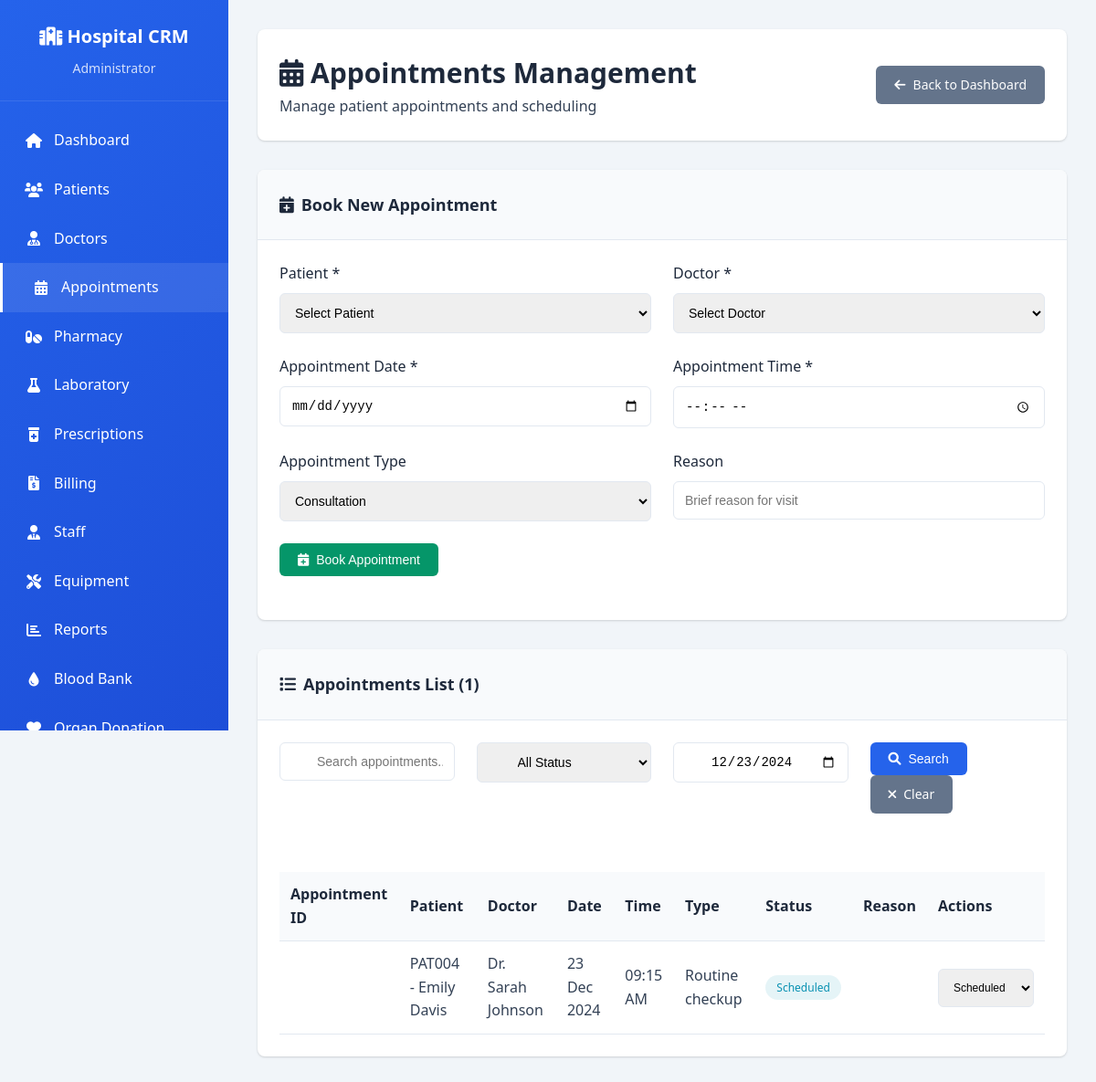
/appointments.php?date=2024-12-23 (signed in), run on the app's committed database.
### tables this page shows
CREATE TABLE `appointments` (
  `id` int(11) NOT NULL AUTO_INCREMENT,
  `patient_id` int(11) NOT NULL,
  `doctor_id` int(11) NOT NULL,
  `appointment_date` date NOT NULL,
  `appointment_time` time NOT NULL,
  `appointment_type` enum('consultation','follow_up','emergency','routine_checkup') DEFAULT 'consultation',
  `status` enum('scheduled','completed','cancelled','no_show') DEFAULT 'scheduled',
  `notes` text DEFAULT NULL,
  `created_by` int(11) DEFAULT NULL,
  `created_at` timestamp NOT NULL DEFAULT current_timestamp(),
  `updated_at` timestamp NOT NULL DEFAULT current_timestamp() ON UPDATE current_timestamp(),
  PRIMARY KEY (`id`),
  KEY `patient_id` (`patient_id`),
  KEY `doctor_id` (`doctor_id`),
  KEY `appointment_date` (`appointment_date`),
  KEY `status` (`status`),
  KEY `created_by` (`created_by`),
  CONSTRAINT `appointments_ibfk_1` FOREIGN KEY (`patient_id`) REFERENCES `patients` (`id`),
  CONSTRAINT `appointments_ibfk_2` FOREIGN KEY (`doctor_id`) REFERENCES `doctors` (`id`),
  CONSTRAINT `appointments_ibfk_3` FOREIGN KEY (`created_by`) REFERENCES `users` (`id`) ON DELETE SET NULL
);

CREATE TABLE `patients` (
  `id` int(11) NOT NULL AUTO_INCREMENT,
  `patient_id` varchar(20) NOT NULL,
  `first_name` varchar(50) NOT NULL,
  `last_name` varchar(50) NOT NULL,
  `email` varchar(100) DEFAULT NULL,
  `phone` varchar(20) NOT NULL,
  `date_of_birth` date DEFAULT NULL,
  `gender` enum('male','female','other') NOT NULL,
  `blood_group` varchar(5) DEFAULT NULL,
  `address` text DEFAULT NULL,
  `emergency_contact_name` varchar(100) DEFAULT NULL,
  `emergency_contact_phone` varchar(20) DEFAULT NULL,
  `medical_history` text DEFAULT NULL,
  `allergies` text DEFAULT NULL,
  `is_active` tinyint(1) DEFAULT 1,
  `created_at` timestamp NOT NULL DEFAULT current_timestamp(),
  `updated_at` timestamp NOT NULL DEFAULT current_timestamp() ON UPDATE current_timestamp(),
  PRIMARY KEY (`id`),
  UNIQUE KEY `patient_id` (`patient_id`),
  KEY `email` (`email`),
  KEY `phone` (`phone`)
);

CREATE TABLE `doctors` (
  `id` int(11) NOT NULL AUTO_INCREMENT,
  `user_id` int(11) DEFAULT NULL,
  `doctor_name` varchar(100) NOT NULL,
  `specialization` varchar(100) NOT NULL,
  `qualification` varchar(200) NOT NULL,
  `experience_years` int(11) DEFAULT 0,
  `consultation_fee` decimal(10,2) DEFAULT 0.00,
  `phone` varchar(20) DEFAULT NULL,
  `email` varchar(100) DEFAULT NULL,
  `schedule` text DEFAULT NULL,
  `is_active` tinyint(1) DEFAULT 1,
  `created_at` timestamp NOT NULL DEFAULT current_timestamp(),
  `updated_at` timestamp NOT NULL DEFAULT current_timestamp() ON UPDATE current_timestamp(),
  PRIMARY KEY (`id`),
  KEY `user_id` (`user_id`),
  KEY `specialization` (`specialization`),
  CONSTRAINT `doctors_ibfk_1` FOREIGN KEY (`user_id`) REFERENCES `users` (`id`) ON DELETE SET NULL
);

### config/database.php (called while the page is built, shortened)
<?php
class Database {
    private $connection;
    public function __construct() {
        try {
            $dsn = "mysql:host=" . DB_HOST . ";dbname=" . DB_NAME . ";charset=" . DB_CHARSET;
            $this->connection = new PDO($dsn, DB_USERNAME, DB_PASSWORD);
            $this->connection->setAttribute(PDO::ATTR_ERRMODE, PDO::ERRMODE_EXCEPTION);
            $this->connection->setAttribute(PDO::ATTR_DEFAULT_FETCH_MODE, PDO::FETCH_ASSOC);
        } catch(PDOException $e) {
            die("Database connection failed: " . $e->getMessage());
        }
    }
    public function query($sql, $params = []) {
        try {
            $stmt = $this->connection->prepare($sql);
            $stmt->execute($params);
            return $stmt;
        } catch(PDOException $e) {
            throw new Exception("Query failed: " . $e->getMessage());
        }
    }
}
?>

### appointments.php (the view, shortened to what this page needs)
<?php
require_once 'config/database.php';
$user_role = $_SESSION['role'];
$db = new Database();
$search = $_GET['search'] ?? '';
$date_filter = $_GET['date'] ?? '';
$page = max(1, intval($_GET['page'] ?? 1));
$limit = 10;
$offset = ($page - 1) * $limit;
$appointments_query = "
    SELECT a.*,
           p.first_name as patient_first_name, p.last_name as patient_last_name, p.patient_id,
           d.doctor_name
    FROM appointments a
    LEFT JOIN patients p ON a.patient_id = p.id
    LEFT JOIN doctors d ON a.doctor_id = d.id
    WHERE 1=1";
$count_query = "
    SELECT COUNT(*) as count
    FROM appointments a
    LEFT JOIN patients p ON a.patient_id = p.id
    LEFT JOIN doctors d ON a.doctor_id = d.id
    WHERE 1=1";
$params = [];
if (!empty($date_filter)) {
    $appointments_query .= " AND DATE(a.appointment_date) = ?";
    $count_query .= " AND DATE(a.appointment_date) = ?";
    $params[] = $date_filter;
}
$total_appointments = $db->query($count_query, $params)->fetch()['count'];
$appointments_query .= " ORDER BY a.appointment_date DESC, a.appointment_time DESC LIMIT $limit OFFSET $offset";
$appointments = $db->query($appointments_query, $params)->fetchAll();
?>
<!DOCTYPE html>
<html lang="en">
<head>
    <link rel="stylesheet" href="https://cdnjs.cloudflare.com/ajax/libs/font-awesome/6.0.0/css/all.min.css">
</head>
<body>
    <div class="dashboard-container">
        <aside class="sidebar">
            <div class="sidebar-header">
                <h2><i class="fas fa-hospital"></i> Hospital CRM</h2>
                <p><?php echo htmlspecialchars($_SESSION['role_display']); ?></p>
            </div>
            <ul class="sidebar-menu">
                <li><a href="dashboard.php"><i class="fas fa-home"></i> Dashboard</a></li>
                <li><a href="patients.php"><i class="fas fa-users"></i> Patients</a></li>
                <li><a href="doctors.php"><i class="fas fa-user-md"></i> Doctors</a></li>
                <li><a href="appointments.php" class="active"><i class="fas fa-calendar-alt"></i> Appointments</a></li>
                <li><a href="pharmacy.php"><i class="fas fa-pills"></i> Pharmacy</a></li>
                <li><a href="laboratory.php"><i class="fas fa-flask"></i> Laboratory</a></li>
                <li><a href="prescriptions.php"><i class="fas fa-prescription-bottle-alt"></i> Prescriptions</a></li>
                <li><a href="billing.php"><i class="fas fa-file-invoice-dollar"></i> Billing</a></li>
                <li><a href="staff.php"><i class="fas fa-user-tie"></i> Staff</a></li>
                <li><a href="equipment.php"><i class="fas fa-tools"></i> Equipment</a></li>
                <li><a href="reports.php"><i class="fas fa-chart-bar"></i> Reports</a></li>
                <li><a href="blood-bank.php"><i class="fas fa-tint"></i> Blood Bank</a></li>
                <li><a href="organ-donation.php"><i class="fas fa-heart"></i> Organ Donation</a></li>
            </ul>
        </aside>
        <main class="main-content">
            <div class="header">
                <div>
                    <h1><i class="fas fa-calendar-alt"></i> Appointments Management</h1>
                    <p>Manage patient appointments and scheduling</p>
                </div>
                <div class="header-actions">
                    <a href="dashboard.php" class="btn btn-secondary">
                        <i class="fas fa-arrow-left"></i> Back to Dashboard
                    </a>
                </div>
            </div>
            <?php if (in_array($user_role, ['admin', 'receptionist'])): ?>
            <div class="card">
                <div class="card-header">
                    <h3><i class="fas fa-calendar-plus"></i> Book New Appointment</h3>
                </div>
                <div class="card-body">
                    <form method="POST">
                        <div class="grid grid-2">
                            <div class="form-group">
                                <label for="patient_id">Patient *</label>
                                <select id="patient_id" name="patient_id" class="form-control" required>
                                    <option value="">Select Patient</option>
                                </select>
                            </div>
                            <div class="form-group">
                                <label for="doctor_id">Doctor *</label>
                                <select id="doctor_id" name="doctor_id" class="form-control" required>
                                    <option value="">Select Doctor</option>
                                </select>
                            </div>
                        </div>
                        <div class="grid grid-2">
                            <div class="form-group">
                                <label for="appointment_date">Appointment Date *</label>
                                <input type="date" id="appointment_date" name="appointment_date" class="form-control" required min="<?php echo date('Y-m-d'); ?>">
                            </div>
                            <div class="form-group">
                                <label for="appointment_time">Appointment Time *</label>
                                <input type="time" id="appointment_time" name="appointment_time" class="form-control" required>
                            </div>
                        </div>
                        <div class="grid grid-2">
                            <div class="form-group">
                                <label for="appointment_type">Appointment Type</label>
                                <select id="appointment_type" name="appointment_type" class="form-control">
                                    <option value="consultation">Consultation</option>
                                </select>
                            </div>
                            <div class="form-group">
                                <label for="reason">Reason</label>
                                <input type="text" id="reason" name="reason" class="form-control" placeholder="Brief reason for visit">
                            </div>
                        </div>
                        <div class="form-group">
                            <button type="submit" class="btn btn-success">
                                <i class="fas fa-calendar-plus"></i> Book Appointment
                            </button>
                        </div>
                    </form>
                </div>
            </div>
            <?php endif; ?>
            <div class="card">
                <div class="card-header">
                    <h3><i class="fas fa-list"></i> Appointments List (<?php echo $total_appointments; ?>)</h3>
                </div>
                <div class="card-body">
                    <div class="search-box">
                        <form method="GET">
                            <div class="grid grid-4">
                                <div class="form-group">
                                    <input type="text" name="search" placeholder="Search appointments..." class="form-control"
                                           value="<?php echo htmlspecialchars($search); ?>">
                                </div>
                                <div class="form-group">
                                    <select name="status" class="form-control">
                                        <option value="">All Status</option>
                                    </select>
                                </div>
                                <div class="form-group">
                                    <input type="date" name="date" class="form-control" value="<?php echo htmlspecialchars($date_filter); ?>">
                                </div>
                                <div class="form-group">
                                    <button type="submit" class="btn btn-primary">
                                        <i class="fas fa-search"></i> Search
                                    </button>
                                    <a href="appointments.php" class="btn btn-secondary">
                                        <i class="fas fa-times"></i> Clear
                                    </a>
                                </div>
                            </div>
                        </form>
                    </div>
                    <?php if (empty($appointments)): ?>
                        <p class="text-muted text-center">No appointments found.</p>
                    <?php else: ?>
                        <div style="overflow-x: auto;">
                            <table class="table">
                                <thead>
                                    <tr>
                                        <th>Appointment ID</th>
                                        <th>Patient</th>
                                        <th>Doctor</th>
                                        <th>Date</th>
                                        <th>Time</th>
                                        <th>Type</th>
                                        <th>Status</th>
                                        <th>Reason</th>
                                        <?php if (in_array($user_role, ['admin', 'doctor', 'receptionist'])): ?>
                                            <th>Actions</th>
                                        <?php endif; ?>
                                    </tr>
                                </thead>
                                <tbody>
                                    <?php foreach ($appointments as $appointment): ?>
                                        <tr>
                                            <td><?php echo htmlspecialchars($appointment['appointment_id']); ?></td>
                                            <td>
                                                <?php echo htmlspecialchars($appointment['patient_id'] . ' - ' . $appointment['patient_first_name'] . ' ' . $appointment['patient_last_name']); ?>
                                            </td>
                                            <td><?php echo htmlspecialchars($appointment['doctor_name']); ?></td>
                                            <td><?php echo date('d M Y', strtotime($appointment['appointment_date'])); ?></td>
                                            <td><?php echo date('h:i A', strtotime($appointment['appointment_time'])); ?></td>
                                            <td><?php echo htmlspecialchars(ucfirst(str_replace('_', ' ', $appointment['appointment_type']))); ?></td>
                                            <td>
                                                <span class="badge badge-<?php
                                                    echo $appointment['status'] == 'scheduled' ? 'info' :
                                                        ($appointment['status'] == 'completed' ? 'success' :
                                                        ($appointment['status'] == 'cancelled' ? 'danger' : 'warning'));
                                                ?>">
                                                    <?php echo htmlspecialchars(ucfirst($appointment['status'])); ?>
                                                </span>
                                            </td>
                                            <td><?php echo htmlspecialchars($appointment['reason']); ?></td>
                                            <?php if (in_array($user_role, ['admin', 'doctor', 'receptionist'])): ?>
                                                <td>
                                                    <form method="POST" style="display: inline;">
                                                        <select name="status" class="form-control" style="width: auto; display: inline-block; font-size: 12px;" onchange="this.form.submit()">
                                                            <option value="scheduled" <?php echo $appointment['status'] == 'scheduled' ? 'selected' : ''; ?>>Scheduled</option>
                                                        </select>
                                                    </form>
                                                </td>
                                            <?php endif; ?>
                                        </tr>
                                    <?php endforeach; ?>
                                </tbody>
                            </table>
                        </div>
                    <?php endif; ?>
                </div>
            </div>
        </main>
    </div>
</body>
</html>

### data on the page
appointments: patient.last_name "PAT004 - Emily Davis", doctor.doctor_name "Dr. Sarah Johnson", appointment_date "23 Dec 2024", appointment_time "09:15 AM", appointment_type "Routine checkup", status "Scheduled"

### other printed values
$_SESSION['role_display'] "Administrator"
$total_appointments "1"
